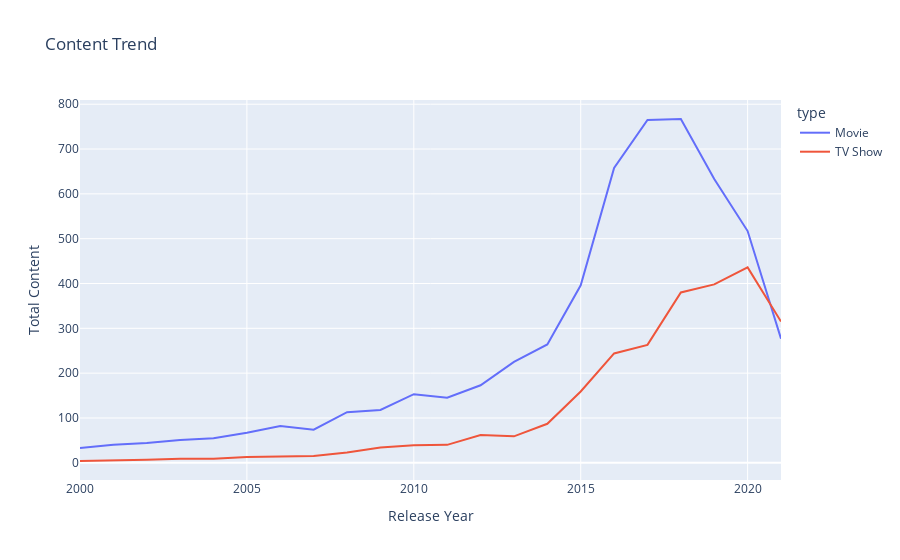

The code cell stored with this chart in its notebook:
### Code cell
df1=df[['type','release_year']]
df1=df1.rename(columns={"release_year": "Release Year"})
df2=df1.groupby(['Release Year','type']).size().reset_index(name='Total Content')
df2=df2[df2['Release Year']>=2000]

fig3 = px.line(df2, x="Release Year", y="Total Content", color='type',title='Content Trend')
fig3.show()

### Figure 1 — Plotly figure (JSON) as saved in the notebook; plotly's stock layout.template omitted (floating-point values rounded to 4 significant figures)
{"data": [{"hovertemplate": "type=Movie<br>Release Year=%{x}<br>Total Content=%{y}<extra></extra>", "legendgroup": "Movie", "line": {"color": "#636efa", "dash": "solid"}, "marker": {"symbol": "circle"}, "mode": "lines", "name": "Movie", "orientation": "v", "showlegend": true, "type": "scatter", "x": [2000, 2001, 2002, 2003, 2004, 2005, 2006, 2007, 2008, 2009, 2010, 2011, 2012, 2013, 2014, 2015, 2016, 2017, 2018, 2019, 2020, 2021], "xaxis": "x", "y": [33, 40, 44, 51, 55, 67, 82, 74, 113, 118, 153, 145, 173, 225, 264, 396, 658, 765, 767, 633, 517, 277], "yaxis": "y"}, {"hovertemplate": "type=TV Show<br>Release Year=%{x}<br>Total Content=%{y}<extra></extra>", "legendgroup": "TV Show", "line": {"color": "#EF553B", "dash": "solid"}, "marker": {"symbol": "circle"}, "mode": "lines", "name": "TV Show", "orientation": "v", "showlegend": true, "type": "scatter", "x": [2000, 2001, 2002, 2003, 2004, 2005, 2006, 2007, 2008, 2009, 2010, 2011, 2012, 2013, 2014, 2015, 2016, 2017, 2018, 2019, 2020, 2021], "xaxis": "x", "y": [4, 5, 7, 9, 9, 13, 14, 15, 23, 34, 39, 40, 62, 59, 87, 159, 244, 263, 380, 398, 436, 315], "yaxis": "y"}], "layout": {"legend": {"title": {"text": "type"}, "tracegroupgap": 0}, "title": {"text": "Content Trend"}, "xaxis": {"anchor": "y", "domain": [0, 1], "title": {"text": "Release Year"}}, "yaxis": {"anchor": "x", "domain": [0, 1], "title": {"text": "Total Content"}}}}
